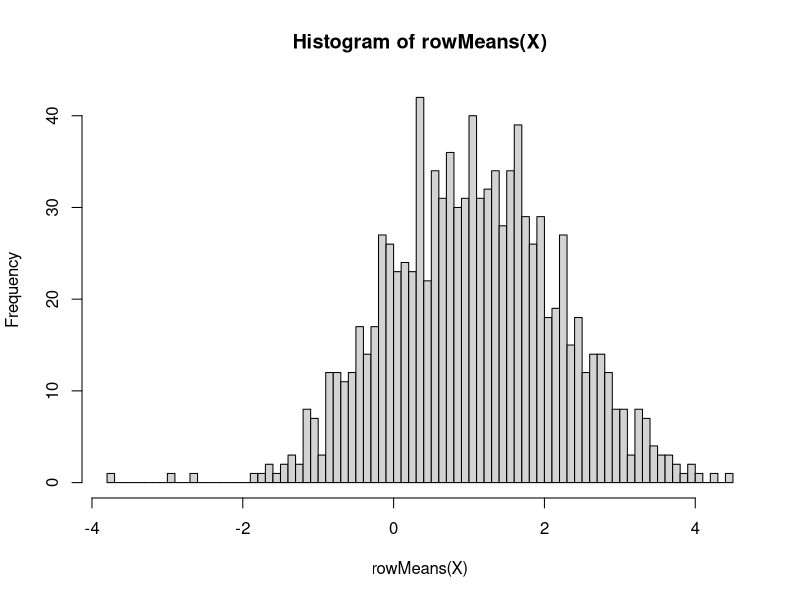
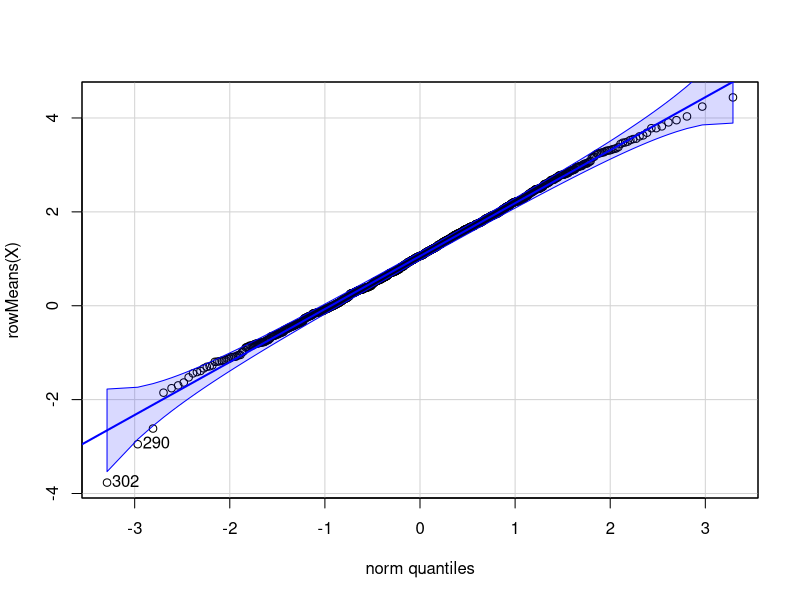
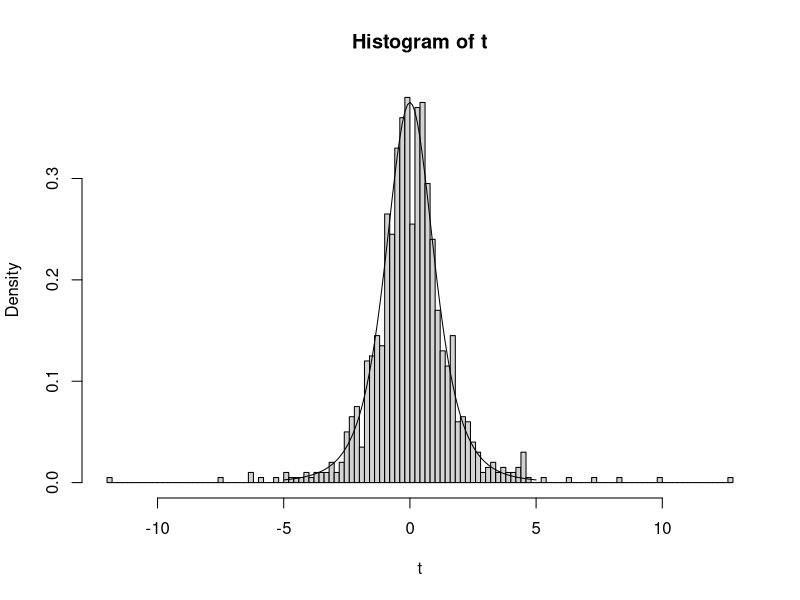
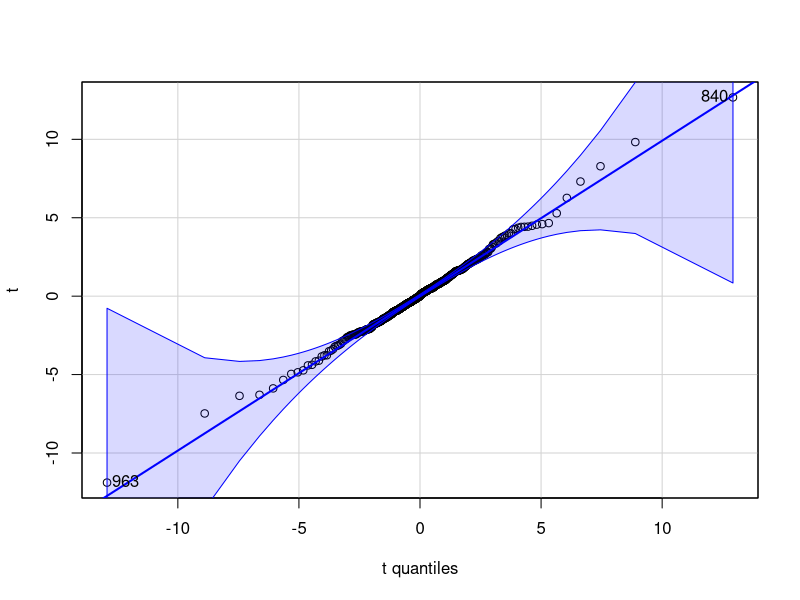
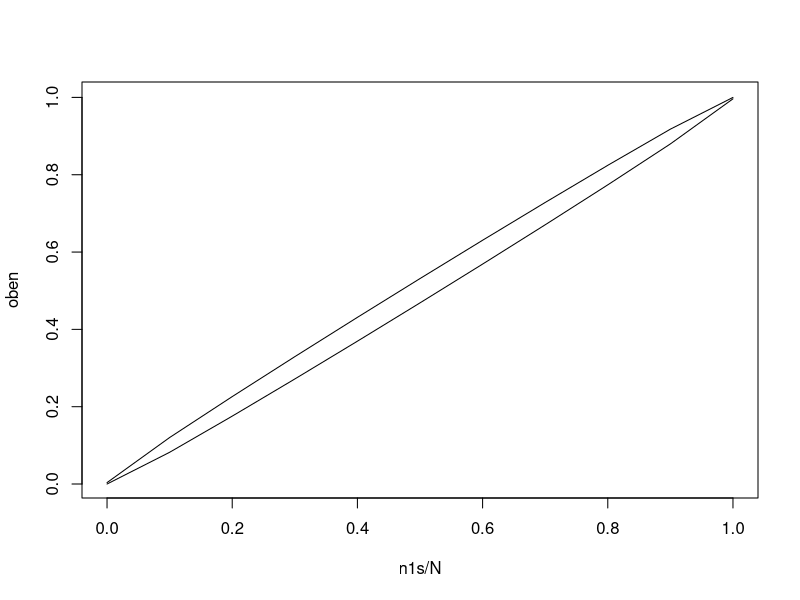

Write the R code that produced these figures, in order.
n = 3
X = matrix(rnorm(n*1000,1,2), ncol = n)
hist(rowMeans(X),100)
library(car)
car::qqPlot(rowMeans(X))
mean(rowMeans(X)) #~2
sd(rowMeans(X))
sqrt(2*2/n)

###### t-distribution with random data #######
# Random Data
X = matrix(rnorm(4*1000), nrow=1000)
xn = rowMeans(X)
sx = apply(X, 1, sd)

t = xn/(sx/sqrt(4)) # Calculation of t-statistic
hist(t,100, freq=FALSE)
xs = seq(-5,5,0.1)
ys = dt(xs,4)
lines(xs,ys)

library(car)
qqPlot(t, distribution="t", df=3)


####### Aufgabe Cafe #####
x = c(104,103,107,105,102,109,105,104,106)
sum(x)
t.test(x, conf.level = 0.95)
t.test(x, alternative="two.sided", conf.level=0.95)

mean(x)-qt(1-0.025,9-1) * sd(x)/sqrt(9) 
mean(x)+qt(1-0.025,9-1) * sd(x)/sqrt(9) 

####### Aufgabe Breite der KI #####
N = 1000
n1s = seq(0,N,100)
unten = oben = rep(NA, length(n1s))
for (i in 1:length(n1s)){
  n1 = n1s[i]
  res = binom.test(n1, N, conf.level = 0.95)
  unten[i] = res$conf.int[1]
  oben[i] = res$conf.int[2]
}

plot(n1s/N, oben, type = 'l')
lines(n1s/N, unten, type = 'l')


#Aufgabe
inside = 0
reps = 1000
for (r in 1:reps){
  response = sample(c(0,1), N, replace = TRUE, prob = c(0.5,0.5))
  res = binom.test(sum(response), N, conf.level = 0.95)
  if (res$conf.int[1] < 0.5 && 0.5 < res$conf.int[2]){
    inside = inside + 1
  }
}
inside/reps
